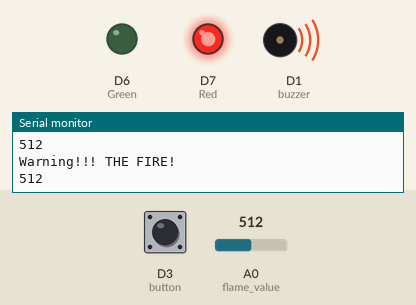
A sketch run on a simulated ESP8266 (NodeMCU). On the bench: output pins drawn as LEDs (lit = HIGH), buzzer (waves = sounding, pin HIGH), the last lines printed to the serial monitor. The test bench sets the inputs (shaded band); at power-on: D3 (button) HIGH, A0 (flame_value) = 512. WiFi joins after 1.5 s; servers stay silent unless stated.

Above: at 3.0 s.
3.1 s: D3 (button) pulled LOW for 0.35 s
At 4.8 s:
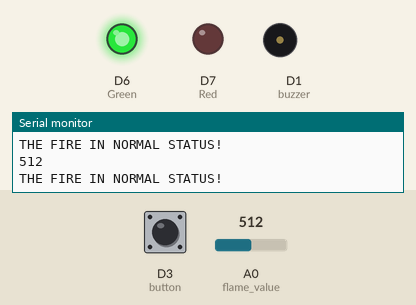
5.1 s: D3 (button) pulled LOW for 1 s
At 6.8 s:
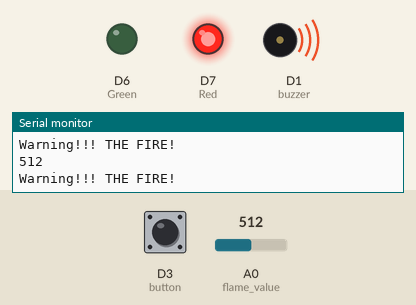
7.6 s: D3 (button) pulled LOW for 3.2 s
At 8.9 s:
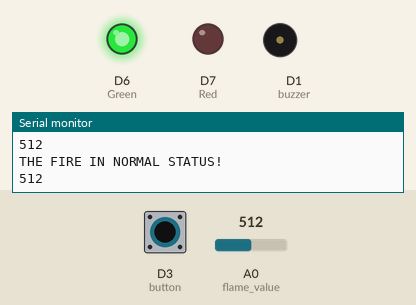
Timing chart, 0 to 10.6 s (numbered marks = the images above; inputs shaded):
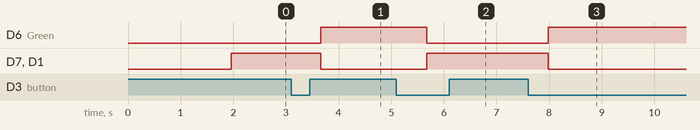

Measured:
- after the input at 3.1 s, D6 (Green): LOW → HIGH after 0.56 s; D7 (Red), D1 (buzzer): HIGH → LOW after 0.56 s
- after the input at 5.1 s, D6 (Green): HIGH → LOW after 0.57 s; D7 (Red), D1 (buzzer): LOW → HIGH after 0.57 s
- after the input at 7.6 s, D6 (Green): LOW → HIGH after 0.38 s; D7 (Red), D1 (buzzer): HIGH → LOW after 0.38 s

The sketch:

IOTProjectFireWarning.ino
```cpp
//Include the library files
#define BLYNK_PRINT Serial
#include <ESP8266WiFi.h>
#include <BlynkSimpleEsp8266.h>
#include <Firebase_ESP_Client.h>
//Provide the token generation process info.
#include "addons/TokenHelper.h"
//Provide the RTDB payload printing info and other helper functions.
#include "addons/RTDBHelper.h"
/*New blynk app project*/
/* Fill-in your Template ID (only if using Blynk.Cloud) */
#define BLYNK_TEMPLATE_ID "TMPLOaOwC1Dq"
#define BLYNK_DEVICE_NAME "FIREWARNING"
#define BLYNK_AUTH_TOKEN "MaLlzCn8bYNM51ALBkF1kDfIvp6Z6MEZ"
// firebase
#define DATABASE_URL "https://firewarning-2f183-default-rtdb.firebaseio.com/" // Firebase host
#define API_KEY "AIzaSyAOdkLLSrgn9NVQLBWrgdBPOPomRbRLbX0" //Firebase Auth code

char auth[] = BLYNK_AUTH_TOKEN;
char ssid[] = "Tang 2T";//Enter your WIFI name
char pass[] = "1234567890";//Enter your WIFI password

FirebaseData fbdo;
FirebaseAuth AUTH;
FirebaseConfig config;


#define Green D6
#define Red D7
bool signupOK = false;
int buzzer=5; //D1
int warningLevel=0;
BlynkTimer timer;
int timerID1,timerID2;
int flame_value =A0;
int sensorvalue;
int button=0; //D3
boolean buttonState=HIGH;
boolean runMode=1;//Turn on/off warning system
boolean warningState=0;
String notification="";
WidgetLED led(V0);


//Get the button value
void handleTimerID1(){
  if(Firebase.ready() && signupOK){
    sensorvalue = analogRead(flame_value);
    Firebase.RTDB.setFloat(&fbdo, "Flame Sensor/Value",sensorvalue);
    Serial.println(1024-sensorvalue);
    Blynk.virtualWrite(V1,1024 -sensorvalue);
    if(led.getValue()) {
      led.off();
    } else {
      led.on();
    }
    if(runMode==1){
        if(1024-sensorvalue>warningLevel){
          digitalWrite(buzzer,HIGH);
          Blynk.virtualWrite(V3,HIGH);
          digitalWrite(Green, LOW);
          digitalWrite(Red, HIGH);
          notification = "WARNING!! THE FIRE!!!";
          Firebase.RTDB.setString(&fbdo, "FIRE/STATUS", notification);
          Serial.println("Warning!!! THE FIRE!");
          }else{
            digitalWrite(buzzer,LOW);
            Blynk.virtualWrite(V3,LOW);
            digitalWrite(Green, HIGH);
            digitalWrite(Red, LOW);
            notification = "THE FIRE NORMAL";
            Firebase.RTDB.setString(&fbdo, "FIRE/STATUS", notification);
            Serial.println("THE FIRE IN NORMAL STATUS!");
          }
        }else{
          digitalWrite(buzzer,LOW);
          Blynk.virtualWrite(V3,LOW);
          digitalWrite(Green, HIGH);
          digitalWrite(Red, LOW);
          notification = "THE FIRE NORMAL";
          Firebase.RTDB.setString(&fbdo, "FIRE/STATUS", notification);
          Serial.println("THE FIRE IN NORMAL STATUS!");
        }
  }
}
void handleTimerID2(){
  warningState=0;
}
BLYNK_CONNECTED() {
  Blynk.syncVirtual(V2,V4);
}
BLYNK_WRITE(V2) {
  warningLevel = param.asInt();
}
BLYNK_WRITE(V4) {
  runMode = param.asInt();
}

void setup() {
  //Set the LED pin as an output pin
  Serial.begin(115200);
  pinMode(Green, OUTPUT);
  pinMode(Red, OUTPUT);
  pinMode(flame_value, INPUT);
  pinMode(button,INPUT_PULLUP);
  pinMode(buzzer,OUTPUT);
  digitalWrite(buzzer,LOW); //Turn off buzzer
  //Initialize the Blynk library
  Blynk.begin(auth, ssid, pass, "blynk.cloud", 80);
  timerID1 = timer.setInterval(1000L,handleTimerID1);

  // for firebase
  WiFi.begin(ssid, pass);
   Serial.print("Connecting to Wi-Fi");
    while (WiFi.status() != WL_CONNECTED){
    Serial.print(".");
    delay(300);
  }
  Serial.println();
  Serial.print("Connected with IP: ");
  Serial.println(WiFi.localIP());
  Serial.println();

  /* Assign the api key (required) */
  config.api_key = API_KEY;

  /* Assign the RTDB URL (required) */
  config.database_url = DATABASE_URL;

  /* Sign up */
  if (Firebase.signUp(&config, &AUTH, "", "")){
    Serial.println("ok");
    signupOK = true;
  }
  else{
    Serial.printf("%s\n", config.signer.signupError.message.c_str());
  }

  /* Assign the callback function for the long running token generation task */
  config.token_status_callback = tokenStatusCallback; //see addons/TokenHelper.h

  Firebase.begin(&config, &AUTH);
  Firebase.reconnectWiFi(true);
}

void loop() {
  //Run the Blynk library
  Blynk.run();
  handleTimerID1();
  timer.run();
  if(digitalRead(button)==LOW){
    if(buttonState==HIGH){
      buttonState=LOW;
      runMode=!runMode;
      Serial.println("Run mode: " + String(runMode));
      Blynk.virtualWrite(V4,runMode);
      delay(200);
    }
  }else{
    buttonState=HIGH;
  }
}
```
